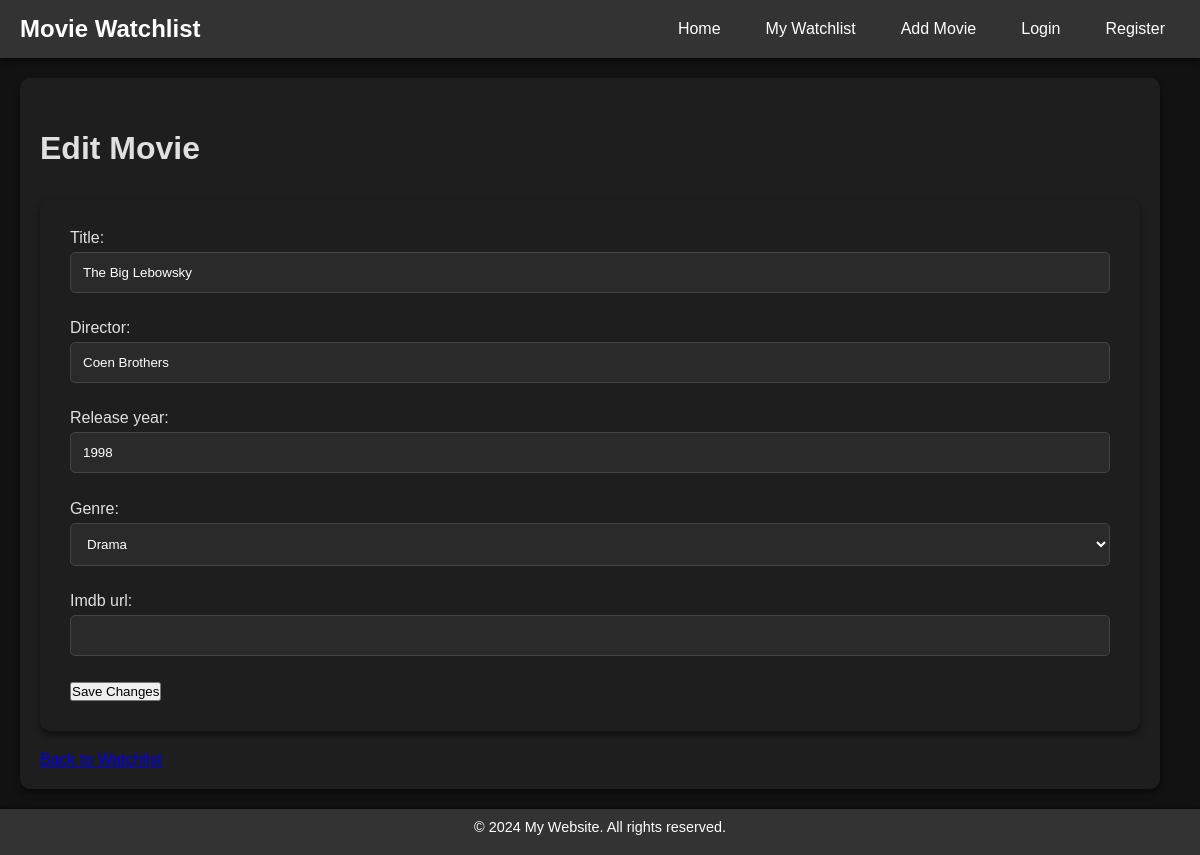
Screenshot of /movies/edit_movie/3/ with the database file from the repository.
### movies/models.py (models this page shows, shortened)
class Movie(models.Model):
    GENRE_CHOICES = [
        ('ACTION', 'Action'),
        ('COMEDY', 'Comedy'),
        ('DRAMA', 'Drama'),
        ('FANTASY', 'Fantasy'),
        ('HORROR', 'Horror'),
        ('MYSTERY', 'Mystery'),
        ('ROMANCE', 'Romance'),
        ('SCIFI', 'Science Fiction'),
        ('THRILLER', 'Thriller'),
        ('ANIMATION', 'Animation'),
        ('DOCUMENTARY', 'Documentary'),
        ('OTHER', 'Other'),
    ]
    user = models.ForeignKey(User, on_delete=models.CASCADE)
    title = models.CharField(max_length=255)
    director = models.CharField(max_length=255)
    release_year = models.PositiveIntegerField()
    genre = models.CharField(
        max_length=20,
        choices=GENRE_CHOICES,
        default='OTHER'
    )
    imdb_url = models.URLField(blank=True, null=True)

### movies/views.py (the view)
def edit_movie(request, movie_id):
    movie = get_object_or_404(Movie, id=movie_id)
    if request.method == 'POST':
        form = MovieForm(request.POST, instance=movie)
        if form.is_valid():
            edit_movie = form.save(commit=False)
            edit_movie.user = request.user
            edit_movie.save()
            return redirect('movies:watchlist')
    else:
        form = MovieForm(instance=movie)
    return render(request, 'movies/edit_movies.html', {'form': form, 'movie': movie})

### movies/forms.py
class MovieForm(forms.ModelForm):
    class Meta:
        model = Movie
        fields = ['title', 'director', 'release_year', 'genre', 'imdb_url']

### movies/templates/movies/edit_movies.html (shortened to what this page needs)
{% extends "base.html" %}
{% block content %}
    <h1>Edit Movie</h1>
    <form method="post">
        {{ form.as_p }}
        <button type="submit">Save Changes</button>
    </form>
    <a href="{% url 'movies:watchlist' %}">Back to Watchlist</a>
{% endblock content %}

### static/css/styles.css (style rules this page uses)
* { margin: 0; padding: 0; box-sizing: border-box; font-family: 'Arial', sans-serif; }
h1, h2 { margin: 1em 0; }
p { margin-bottom: 0.7em }
body { display: flex; flex-direction: column; min-height: 100vh; background-color: #121212; color: #e0e0e0; }
main form { background-color: #1e1e1e; padding: 30px; border-radius: 10px; box-shadow: 0 4px 6px rgba(0, 0, 0, 0.5); margin: 0 auto 20px auto; color: #e0e0e0; }
main form label { display: block; margin-bottom: 5px; font-size: 1em; }
main form input, main form select { width: 100%; padding: 12px; margin-bottom: 15px; border: 1px solid #444; border-radius: 5px; background-color: #2a2a2a; color: white; }

### rows the page displays
Movie: title "The Big Lebowsky", director "Coen Brothers", release_year "1998", genre "Drama"
